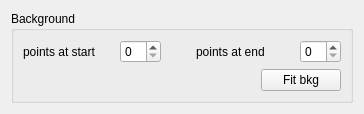
<?xml version="1.0" encoding="UTF-8"?>
<ui version="4.0">
 <class>linearBackground</class>
 <widget class="QWidget" name="linearBackground">
  <property name="geometry">
   <rect>
    <x>0</x>
    <y>0</y>
    <width>364</width>
    <height>112</height>
   </rect>
  </property>
  <property name="windowTitle">
   <string>Background handling</string>
  </property>
  <layout class="QGridLayout" name="gridLayout_2">
   <item row="0" column="0">
    <widget class="QGroupBox" name="groupBox">
     <property name="title">
      <string>Background</string>
     </property>
     <layout class="QGridLayout" name="gridLayout">
      <item row="0" column="0">
       <layout class="QVBoxLayout" name="verticalLayout_4">
        <item>
         <layout class="QHBoxLayout" name="horizontalLayout_8">
          <item>
           <widget class="QLabel" name="label_6">
            <property name="text">
             <string>points at start</string>
            </property>
           </widget>
          </item>
          <item>
           <spacer name="horizontalSpacer_3">
            <property name="orientation">
             <enum>Qt::Horizontal</enum>
            </property>
            <property name="sizeHint" stdset="0">
             <size>
              <width>40</width>
              <height>20</height>
             </size>
            </property>
           </spacer>
          </item>
          <item>
           <widget class="QSpinBox" name="bkgStartPointsSB"/>
          </item>
          <item>
           <layout class="QHBoxLayout" name="horizontalLayout_10">
            <item>
             <spacer name="horizontalSpacer">
              <property name="orientation">
               <enum>Qt::Horizontal</enum>
              </property>
              <property name="sizeHint" stdset="0">
               <size>
                <width>40</width>
                <height>20</height>
               </size>
              </property>
             </spacer>
            </item>
            <item>
             <widget class="QLabel" name="label_7">
              <property name="text">
               <string>points at end</string>
              </property>
             </widget>
            </item>
            <item>
             <spacer name="horizontalSpacer_2">
              <property name="orientation">
               <enum>Qt::Horizontal</enum>
              </property>
              <property name="sizeHint" stdset="0">
               <size>
                <width>40</width>
                <height>20</height>
               </size>
              </property>
             </spacer>
            </item>
            <item>
             <widget class="QSpinBox" name="bkgEndPointsSB"/>
            </item>
           </layout>
          </item>
         </layout>
        </item>
        <item>
         <layout class="QHBoxLayout" name="horizontalLayout">
          <item>
           <spacer name="horizontalSpacer_4">
            <property name="orientation">
             <enum>Qt::Horizontal</enum>
            </property>
            <property name="sizeHint" stdset="0">
             <size>
              <width>40</width>
              <height>20</height>
             </size>
            </property>
           </spacer>
          </item>
          <item>
           <widget class="QPushButton" name="nextBtn">
            <property name="text">
             <string>Fit bkg</string>
            </property>
           </widget>
          </item>
         </layout>
        </item>
       </layout>
      </item>
     </layout>
    </widget>
   </item>
  </layout>
 </widget>
 <resources/>
 <connections/>
</ui>
